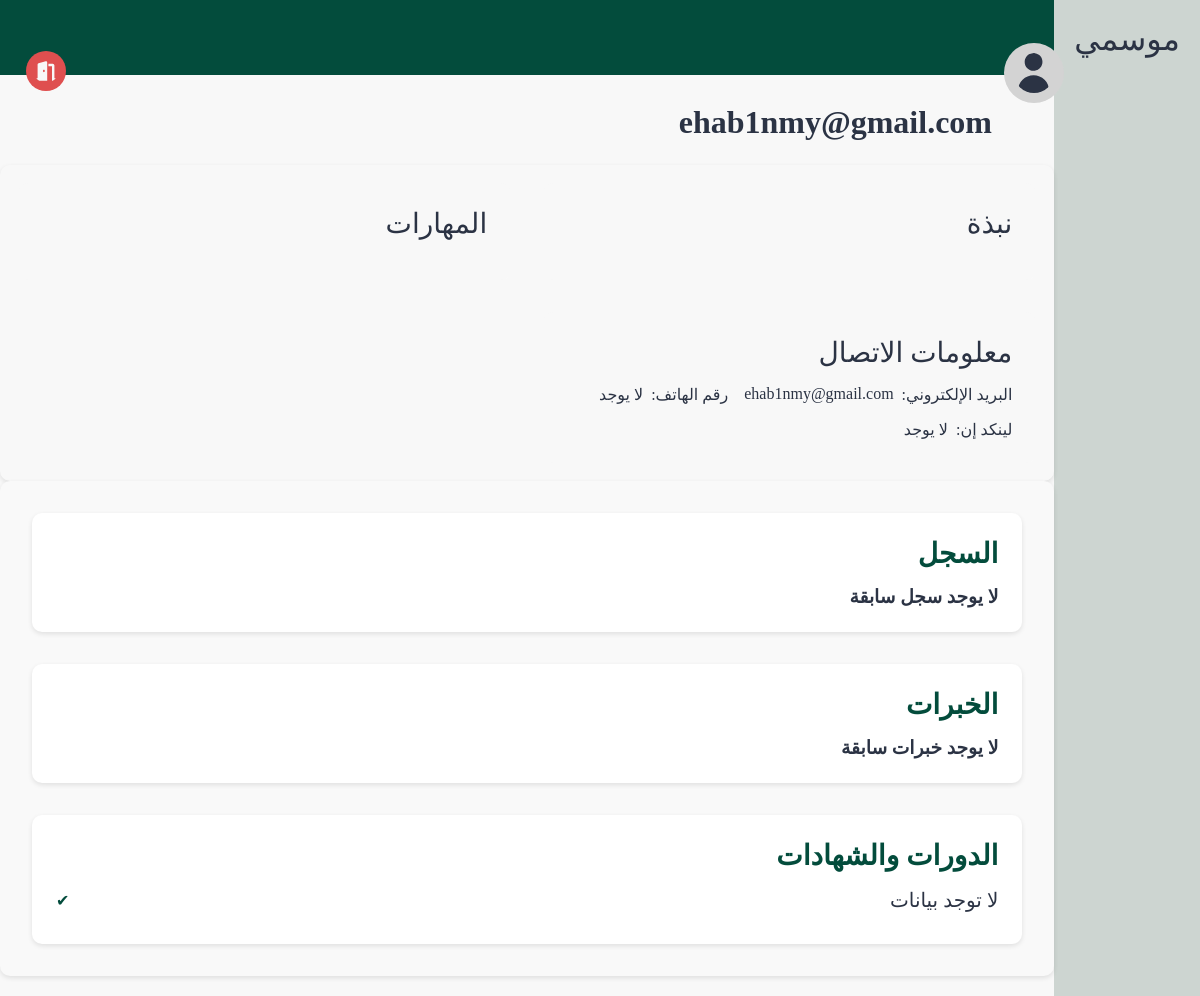
The page /pages/profile.php?id=4 on the database as committed earlier.
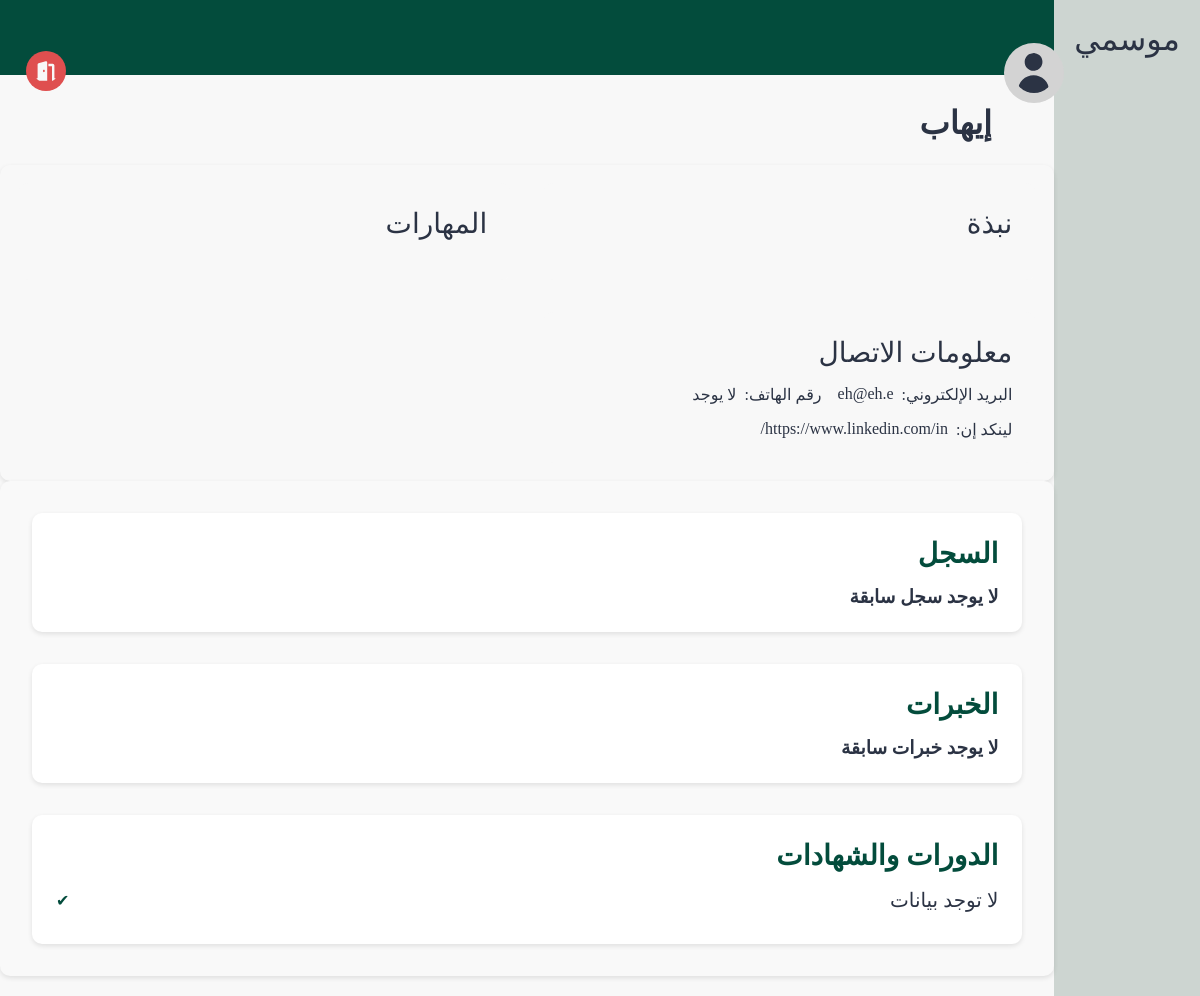
The same page on the database as committed later.
### tables this page shows
CREATE TABLE users (
    id INTEGER PRIMARY KEY, 
    name TEXT, 
    email TEXT UNIQUE, 
    password TEXT, 
    bio TEXT,
    type BOOLEAN,
    linkedin TEXT,
    phone TEXT
);

### src/database/fetch.php (called while the page is built, shortened)
<?php
include('../database/data.php');
function getUserById($id)
{
    global $db;
    $stmt = $db->prepare('SELECT * FROM users WHERE id = :id');
    $stmt->bindValue(':id', $id, SQLITE3_INTEGER);
    $result = $stmt->execute();
    $user = $result->fetchArray(SQLITE3_ASSOC);
    return $user;
}
function fetchAllExperienceByUserID($id)
{
    global $db;
    $result = $db->query("SELECT * FROM experience where user_id = $id");
    $experience = [];
    return $experience;
}

### src/pages/profile.php (the view, shortened to what this page needs)
<?php
$user = isset($_GET['id'])?getUserById($_GET['id']) : $_SESSION['user'];
$name = $user['name'];
$email    = $user['email'];
$phone    = $user['phone'];
$linkedin = !empty($user['linkedin']) ? $user['linkedin'] : ("https://www.linkedin.com/in/" . urlencode(str_replace(' ', '', strtolower($user['name']))));
$jobs = fetchAllExperienceByUserID($user['id']);
$prevJobs = [];
$certificates = [];
?>
<!DOCTYPE html>
<html lang="ar" dir="rtl">
<head>
    <link rel="stylesheet" href="../styles/profile.css">
</head>
<body>
    <section class="page-structure">
        <?php include "../components/NavBar.php"; ?>
        <section class="page-content">
            <div class="username">
                <img class="profile-pic" src="../images/profile.svg" alt="صورة المستخدم">
                <div class="user">
                    <h2><?= htmlspecialchars($name) ?></h2>
                </div>
            </div>
            <div class="options">
                <a href="./logout.php">
                    <img class="nav-icon" style="--color: #DF4F4F" src="../images/logout.svg" alt="شعار تسجيل الخروج">
                </a>
            </div>
            <header></header>
            <main>
                <section class="profile-details">
                    <div class="block about">
                        <h2>نبذة</h2>
                    </div>
                    <div class="block skills">
                        <h2>المهارات</h2>
                    </div>
                    <div class="block contacts">
                        <h2>معلومات الاتصال</h2>
                        <div id="contactDisplay">
                            <ul>
                                <li>البريد الإلكتروني:
                                    <a href="mailto:<?= $email ?>"><?= $email ?? 'لا يوجد' ?></a>
                                </li>
                                <li>رقم الهاتف:
                                    <a href="tel:<?= $phone ?>"><?= $phone ?? 'لا يوجد' ?></a>
                                </li>
                                <li>لينكد إن:
                                    <a href="<?= $linkedin ?>"><?= $linkedin ?? 'لا يوجد' ?></a>
                                </li>
                            </ul>
                        </div>
                    </div>
                </section>
                <section class="recent-activity">
                    <div class="block history">
                        <h2>السجل</h2>
                        <?php if (count($prevJobs) === 0): ?>
                            <h3 class="no-jobs">لا يوجد سجل سابقة</h3>
                        <?php endif ?>
                    </div>
                    <div class="block experinces">
                        <h2>الخبرات</h2>
                        <?php if (count($jobs) === 0): ?>
                            <h3 class="no-jobs">لا يوجد خبرات سابقة</h3>
                        <?php endif ?>
                    </div>
                    <div class="block courses">
                        <h2>الدورات والشهادات</h2>
                        <ul id="certificatesList">
                            <?php if (count($certificates) === 0): ?>
                                <li>لا توجد بيانات</li>
                            <?php endif; ?>
                        </ul>
                    </div>
                </section>
            </main>
        </section>
    </section>
</body>
</html>

Rows that differ between the two databases and show on the page:
changed users "لا يوجد": name "ehab1nmy@gmail.com" → "إيهاب"; email "ehab1nmy@gmail.com" → "eh@eh.e"; linkedin "لا يوجد" → "https://www.linkedin.com/in/"
